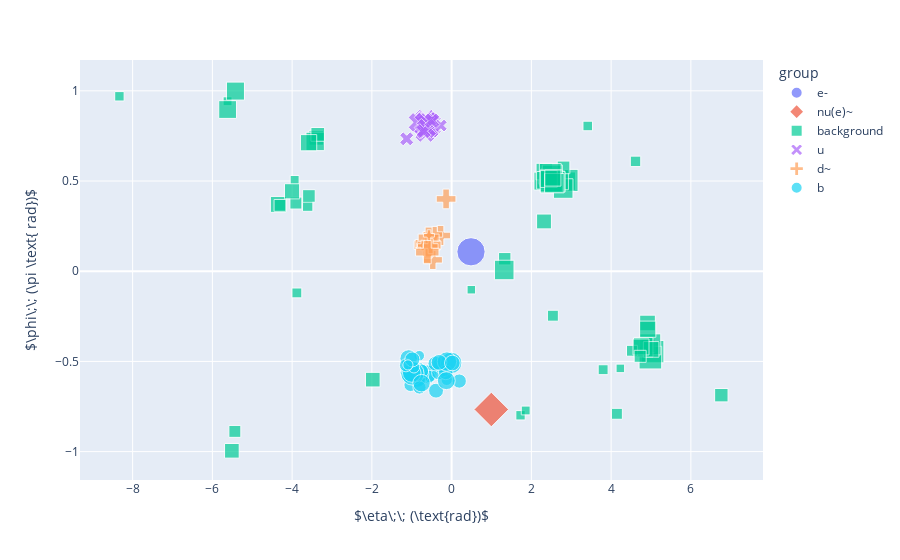

Source (notebook cell):
### Markdown cell above
- This purely topological cluster reconstruction picks up background
- Can use `graphicle.select.clusters()` to remove background based on momentum alignment and colour
  * Mass reconstructions are empirically found to be greatly improved with this!
  * `radius` here is *not* like anti-kt radius; clusters are purely reconstructed from Monte-Carlo truth

### Code cell
clusters = gcl.select.clusters(graph, radius=1.0)
fig = csp.eta_phi_scatter(
    pmu=final_graph.pmu,
    pdg=final_graph.pdg,
    masks=clusters,
    pt_min=0.5,
)
fig.show()

### Figure 1 — Plotly figure (JSON) as saved in the notebook; plotly's stock layout.template omitted (floating-point values rounded to 4 significant figures; data arrays with more than 128 entries replaced by an {"elided": "..."} marker saying what was removed)
{"data": [{"customdata": [[1.1, 53.54, "e-"]], "hovertemplate": "group=e-<br>eta=%{x}<br>phi=%{y}<br>size=%{customdata[0]}<br>pt=%{customdata[1]}<br>name=%{customdata[2]}<extra></extra>", "legendgroup": "e-", "marker": {"color": "#636efa", "size": [1.1], "sizemode": "area", "sizeref": 0.00275, "symbol": "circle"}, "mode": "markers", "name": "e-", "orientation": "v", "showlegend": true, "type": "scatter", "x": [0.4863], "xaxis": "x", "y": [0.1077], "yaxis": "y"}, {"customdata": [[0.9792, 30.52, "nu(e)~"]], "hovertemplate": "group=nu(e)~<br>eta=%{x}<br>phi=%{y}<br>size=%{customdata[0]}<br>pt=%{customdata[1]}<br>name=%{customdata[2]}<extra></extra>", "legendgroup": "nu(e)~", "marker": {"color": "#EF553B", "size": [0.9792], "sizemode": "area", "sizeref": 0.00275, "symbol": "diamond"}, "mode": "markers", "name": "nu(e)~", "orientation": "v", "showlegend": true, "type": "scatter", "x": [0.9962], "xaxis": "x", "y": [-0.7665], "yaxis": "y"}, {"customdata": {"elided": "63x3 mixed values"}, "hovertemplate": "group=background<br>eta=%{x}<br>phi=%{y}<br>size=%{customdata[0]}<br>pt=%{customdata[1]}<br>name=%{customdata[2]}<extra></extra>", "legendgroup": "background", "marker": {"color": "#00cc96", "size": [0.3378, 0.6917, 0.7061, 0.1653, 0.1656, 0.1091, 0.1958, 0.3489, 0.1924, 0.444, 0.4717, 0.1208, 0.6713, 0.5269, 0.1972, 0.1098, 0.2473, 0.5562, 0.126, 0.3034, 0.2957, 0.1338, 0.4339, 0.3165, 0.1499, 0.2201, 0.1463, 0.3028, 0.4662, 0.2598, 0.3648, 0.1, 0.1082, 0.2524, 0.6098, 0.2114, 0.525, 0.1009, 0.4467, 0.1475, 0.2181, 0.1223, 0.2955, 0.5207, 0.3622, 0.1355, 0.1633, 0.5691, 0.3359, 0.3527, 0.199, 0.1647, 0.3802, 0.5083, 0.218, 0.558, 0.6544, 0.4255, 0.5729, 0.6773, 0.3997, 0.5151, 0.358], "sizemode": "area", "sizeref": 0.00275, "symbol": "square"}, "mode": "markers", "name": "background", "orientation": "v", "showlegend": true, "type": "scatter", "x": [4.913, 5.042, 4.985, 2.54, 4.145, -5.619, -5.436, -4.346, -4.305, 2.29, 2.876, 1.728, 2.894, 2.798, -3.905, -3.937, 6.765, 2.677, 3.414, 2.317, -1.977, -3.881, -5.618, -4.002, 4.613, 2.807, 2.554, -3.393, -3.422, -3.356, -3.587, 0.4944, 1.858, 4.93, 4.981, 1.333, 1.32, 4.232, -5.421, -3.609, -3.579, -8.331, -5.511, 4.806, 4.919, 3.8, 4.523, 2.581, 5.004, 4.75, 4.729, 2.314, 2.326, 2.486, 2.384, 2.527, 2.474, 2.353, 2.59, 2.499, 2.435, 2.575, 2.539], "xaxis": "x", "y": [-0.2871, -0.4458, -0.4791, -0.2467, -0.7903, 0.9422, -0.8879, 0.3704, 0.3648, 0.4997, 0.4991, -0.7986, 0.5034, 0.4584, 0.3779, 0.5059, -0.6874, 0.5072, 0.8051, 0.2759, -0.601, -0.1203, 0.8963, 0.4431, 0.6091, 0.5757, 0.5085, 0.7398, 0.7194, 0.7585, 0.7123, -0.1025, -0.7721, -0.4134, -0.4055, 0.06909, 0.006815, -0.5386, 0.9986, 0.3607, 0.4172, 0.9697, -0.9956, -0.4211, -0.3214, -0.5459, -0.441, 0.4989, -0.4333, -0.4198, -0.4717, 0.5148, 0.5523, 0.5158, 0.4681, 0.533, 0.5367, 0.504, 0.4952, 0.5001, 0.5117, 0.4881, 0.5164], "yaxis": "y"}, {"customdata": [[0.5726, 4.605, "pi+"], [0.2129, 0.8641, "pi-"], [0.474, 2.911, "pi+"], [0.7396, 10.01, "pi-"], [0.7146, 8.917, "gamma"], [0.7346, 9.783, "gamma"], [0.4171, 2.234, "gamma"], [0.2488, 1.021, "gamma"], [0.1784, 0.736, "gamma"], [0.447, 2.567, "pi+"], [0.4361, 2.44, "gamma"], [0.252, 1.036, "gamma"], [0.2664, 1.108, "gamma"]], "hovertemplate": "group=u<br>eta=%{x}<br>phi=%{y}<br>size=%{customdata[0]}<br>pt=%{customdata[1]}<br>name=%{customdata[2]}<extra></extra>", "legendgroup": "u", "marker": {"color": "#ab63fa", "size": [0.5726, 0.2129, 0.474, 0.7396, 0.7146, 0.7346, 0.4171, 0.2488, 0.1784, 0.447, 0.4361, 0.252, 0.2664], "sizemode": "area", "sizeref": 0.00275, "symbol": "x"}, "mode": "markers", "name": "u", "orientation": "v", "showlegend": true, "type": "scatter", "x": [-0.6533, -1.126, -0.656, -0.5905, -0.6353, -0.6277, -0.8427, -0.5089, -0.2716, -0.6846, -0.6331, -0.703, -0.4918], "xaxis": "x", "y": [0.8335, 0.7339, 0.7722, 0.8106, 0.8158, 0.8119, 0.8251, 0.7811, 0.8075, 0.8245, 0.7913, 0.7759, 0.8344], "yaxis": "y"}, {"customdata": [[0.3721, 1.812, "p"], [0.3864, 1.936, "K-"], [0.6636, 7.033, "pi-"], [0.3702, 1.796, "pi+"], [0.3533, 1.66, "pi-"], [0.5511, 4.166, "pi+"], [0.2502, 1.028, "pi+"], [0.5085, 3.418, "gamma"], [0.5488, 4.123, "gamma"], [0.4189, 2.252, "p~"], [0.1049, 0.5229, "pi+"], [0.2161, 0.8772, "gamma"], [0.1159, 0.5502, "gamma"], [0.524, 3.672, "gamma"]], "hovertemplate": "group=d~<br>eta=%{x}<br>phi=%{y}<br>size=%{customdata[0]}<br>pt=%{customdata[1]}<br>name=%{customdata[2]}<extra></extra>", "legendgroup": "d~", "marker": {"color": "#FFA15A", "size": [0.3721, 0.3864, 0.6636, 0.3702, 0.3533, 0.5511, 0.2502, 0.5085, 0.5488, 0.4189, 0.1049, 0.2161, 0.1159, 0.524], "sizemode": "area", "sizeref": 0.00275, "symbol": "cross"}, "mode": "markers", "name": "d~", "orientation": "v", "showlegend": true, "type": "scatter", "x": [-0.1387, -0.2783, -0.6115, -0.5675, -0.4724, -0.6133, -0.4271, -0.5859, -0.5647, -0.5767, -0.7242, -0.5269, -0.568, -0.6098], "xaxis": "x", "y": [0.4007, 0.198, 0.1448, 0.1497, 0.06299, 0.1536, 0.2036, 0.1355, 0.1448, 0.1867, 0.1426, 0.1387, 0.1992, 0.1059], "yaxis": "y"}, {"customdata": [[0.1826, 0.7504, "pi+"], [0.4923, 3.17, "n"], [0.2895, 1.234, "n~"], [0.2106, 0.8546, "pi-"], [0.7994, 13.23, "p~"], [0.2792, 1.176, "K(L)0"], [0.1545, 0.6585, "K(L)0"], [0.2422, 0.9902, "pi+"], [0.4212, 2.277, "pi-"], [0.3202, 1.423, "pi+"], [0.6021, 5.282, "n"], [0.6442, 6.425, "K(L)0"], [0.2812, 1.187, "pi-"], [0.3063, 1.334, "gamma"], [0.1968, 0.8015, "gamma"], [0.2726, 1.141, "gamma"], [0.7345, 9.779, "p"], [0.4756, 2.933, "pi-"], [0.1809, 0.7444, "pi+"], [0.233, 0.9487, "pi-"], [0.2376, 0.9694, "gamma"], [0.4208, 2.272, "gamma"], [0.3569, 1.688, "K(L)0"], [0.2975, 1.281, "K-"], [0.629, 5.985, "pi+"], [0.2915, 1.245, "gamma"], [0.3109, 1.363, "gamma"], [0.1432, 0.6249, "gamma"], [0.5207, 3.617, "K+"], [0.3406, 1.565, "pi-"], [0.44, 2.485, "pi+"], [0.3359, 1.531, "pi-"]], "hovertemplate": "group=b<br>eta=%{x}<br>phi=%{y}<br>size=%{customdata[0]}<br>pt=%{customdata[1]}<br>name=%{customdata[2]}<extra></extra>", "legendgroup": "b", "marker": {"color": "#19d3f3", "size": [0.1826, 0.4923, 0.2895, 0.2106, 0.7994, 0.2792, 0.1545, 0.2422, 0.4212, 0.3202, 0.6021, 0.6442, 0.2812, 0.3063, 0.1968, 0.2726, 0.7345, 0.4756, 0.1809, 0.233, 0.2376, 0.4208, 0.3569, 0.2975, 0.629, 0.2915, 0.3109, 0.1432, 0.5207, 0.3406, 0.44, 0.3359], "sizemode": "area", "sizeref": 0.00275, "symbol": "circle"}, "mode": "markers", "name": "b", "orientation": "v", "showlegend": true, "type": "scatter", "x": [-0.122, -0.6018, -0.8942, -0.5628, -0.8697, 0.192, -0.8119, -1.03, -1.077, -0.8477, -0.9529, -1.02, -0.3218, -0.3907, -0.1885, -0.7538, -0.9809, -0.9995, -0.9444, -1.144, -0.8054, -0.7548, -0.2696, -0.4088, -0.01062, -0.1473, -0.985, -1.095, -0.1173, -0.3144, -0.133, 0.01832], "xaxis": "x", "y": [-0.6015, -0.5719, -0.5686, -0.5831, -0.57, -0.609, -0.4687, -0.6303, -0.4836, -0.6014, -0.5584, -0.562, -0.5626, -0.6621, -0.55, -0.5539, -0.5677, -0.5643, -0.5326, -0.5217, -0.6447, -0.6206, -0.5188, -0.512, -0.5085, -0.5611, -0.4889, -0.5195, -0.5009, -0.5053, -0.6069, -0.5087], "yaxis": "y"}], "layout": {"autosize": true, "legend": {"itemsizing": "constant", "title": {"text": "group"}, "tracegroupgap": 0}, "margin": {"t": 60}, "xaxis": {"anchor": "y", "autorange": true, "domain": [0, 1], "range": [-9.302, 7.785], "title": {"text": "$\\eta\\;\\; (\\text{rad})$"}, "type": "linear"}, "yaxis": {"anchor": "x", "autorange": true, "domain": [0, 1], "range": [-1.209, 1.232], "title": {"text": "$\\phi\\;\\; (\\pi \\text{ rad})$"}, "type": "linear"}}}
